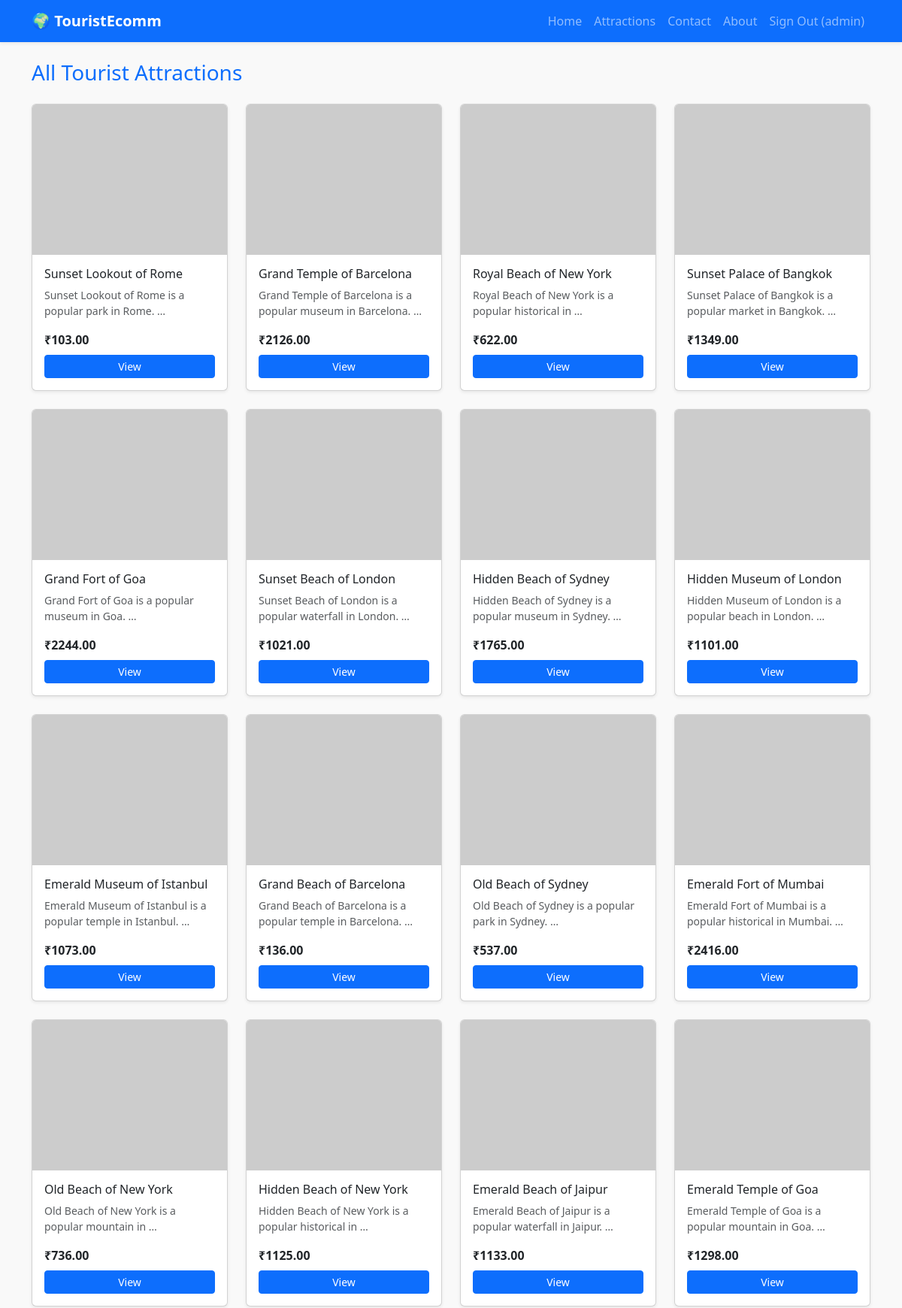
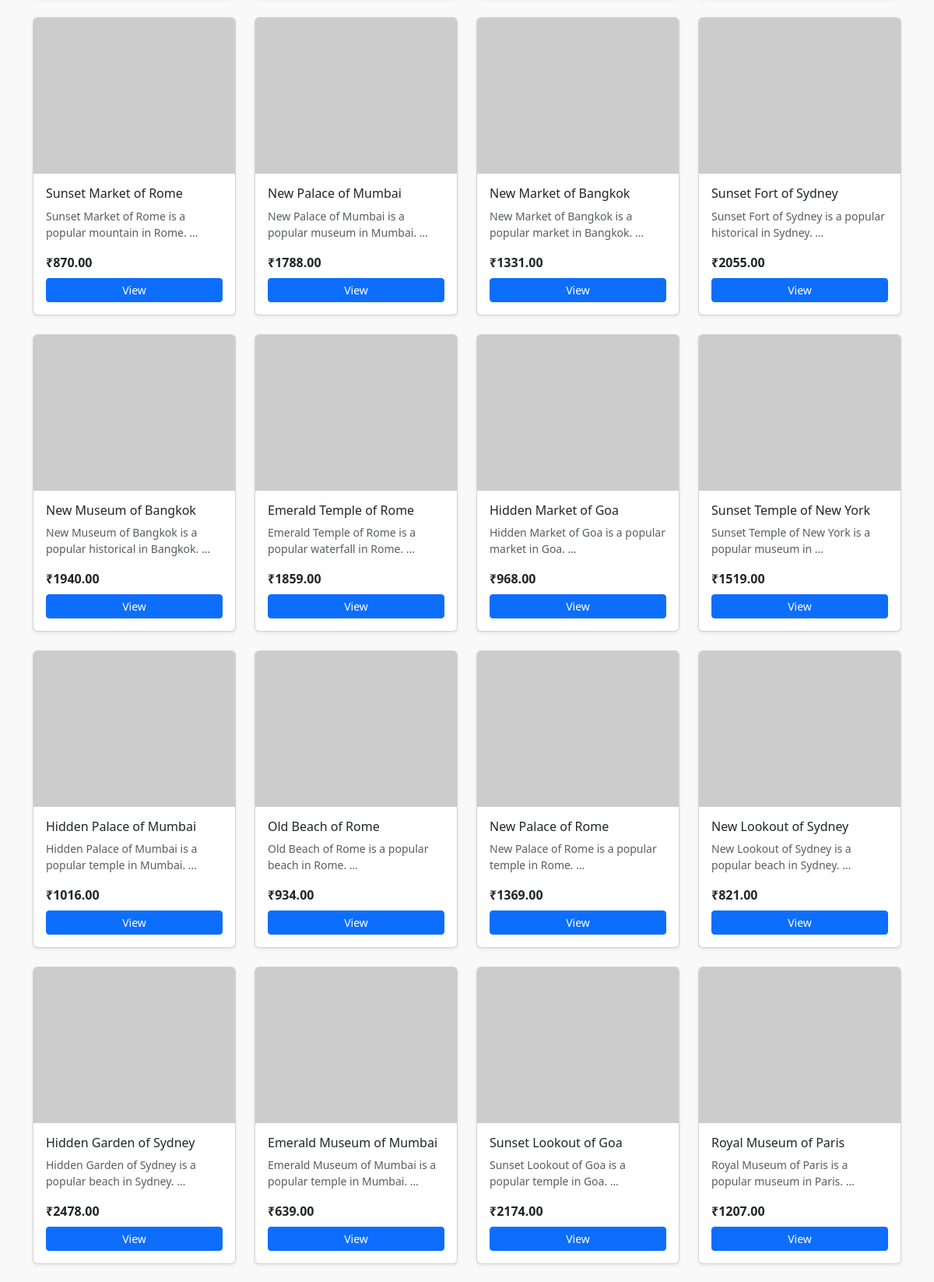
Screenshot of /attractions/ (signed in, upper part) with the database file from the repository (2 pictures, top to bottom).
### store/models.py (models this page shows)
class Attraction(models.Model):
    name = models.CharField(max_length=200)
    slug = models.SlugField(max_length=240, unique=True)
    region = models.ForeignKey(Region, on_delete=models.SET_NULL, null=True, blank=True)
    category = models.CharField(max_length=100, blank=True)
    description = models.TextField(blank=True)
    ticket_price = models.DecimalField(max_digits=8, decimal_places=2, default=0.00)
    image_url = models.URLField(blank=True)
    latitude = models.DecimalField(max_digits=9, decimal_places=6, null=True, blank=True)
    longitude = models.DecimalField(max_digits=9, decimal_places=6, null=True, blank=True)
    opening_hours = models.CharField(max_length=200, blank=True)
    available = models.BooleanField(default=True)
    created_at = models.DateTimeField(auto_now_add=True)

### store/views.py (the view)
# urls.py: path('attractions/', views.attractions_list, name='attractions_list'),
def attractions_list(request):
    attractions = Attraction.objects.all()
    return render(request, 'store/attractions_list.html', {'attractions': attractions})

### store/templates/store/attractions_list.html (shortened to what this page needs)
{% extends 'store/base.html' %}
{% block content %}
<h3 class="mb-4 text-primary">All Tourist Attractions</h3>
<div class="row">
  {% for a in attractions %}
  <div class="col-6 col-md-4 col-lg-3 mb-4">
    <div class="card h-100 shadow-sm">
      <img src="{{ a.image_url }}" class="card-img-top" alt="{{ a.name }}">
      <div class="card-body d-flex flex-column">
        <h6 class="card-title">{{ a.name }}</h6>
        <p class="card-text small text-muted">{{ a.description|truncatewords:10 }}</p>
        <p class="fw-bold mt-auto mb-2">₹{{ a.ticket_price }}</p>
        <a class="btn btn-sm btn-primary w-100" href="{% url 'attraction_detail' a.slug %}">View</a>
      </div>
    </div>
  </div>
  {% empty %}
    <p>No attractions available right now.</p>
  {% endfor %}
</div>
{% endblock %}

### store/templates/store/base.html (shortened to what this page needs)
<!DOCTYPE html>
<html lang="en">
<head>
  <link href="https://cdn.jsdelivr.net/npm/bootstrap@5.3.2/dist/css/bootstrap.min.css" rel="stylesheet">
</head>
<body>
  <nav class="navbar navbar-expand-lg navbar-dark bg-primary shadow-sm">
    <div class="container">
      <a class="navbar-brand fw-bold" href="{% url 'home' %}">🌍 TouristEcomm</a>
      <div class="collapse navbar-collapse" id="navmenu">
        <ul class="navbar-nav ms-auto">
            {% if user.is_authenticated %}
                <li class="nav-item"><a class="nav-link" href="{% url 'home' %}">Home</a></li>
                <li class="nav-item"><a class="nav-link" href="{% url 'attractions_list' %}">Attractions</a></li>
                <li class="nav-item"><a class="nav-link" href="{% url 'contact' %}">Contact</a></li>
                <li class="nav-item"><a class="nav-link" href="{% url 'about' %}">About</a></li>
                <li class="nav-item"><a class="nav-link" href="{% url 'signout' %}">Sign Out ({{ user.username }})</a></li>
            {% endif %}
        </ul>
      </div>
    </div>
  </nav>
  <div class="container my-4">
    {% block content %}{% endblock %}
  </div>
</body>
</html>

### store/templates/store/base.html (style rules this page uses)
body { background-color: #f9f9f9; }
.card-img-top { height: 200px; object-fit: cover; }

### rows the page displays
Attraction: name "Sunset Lookout of Rome", description "Sunset Lookout of Rome is a popular park in Rome. …", ticket_price "103.00"
Attraction: name "Grand Temple of Barcelona", description "Grand Temple of Barcelona is a popular museum in Barcelona. …", ticket_price "2126.00"
Attraction: name "Royal Beach of New York", description "Royal Beach of New York is a popular historical in …", ticket_price "622.00"
Attraction: name "Sunset Palace of Bangkok", description "Sunset Palace of Bangkok is a popular market in Bangkok. …", ticket_price "1349.00"
Attraction: name "Grand Fort of Goa", description "Grand Fort of Goa is a popular museum in Goa. …", ticket_price "2244.00"
Attraction: name "Sunset Beach of London", description "Sunset Beach of London is a popular waterfall in London. …", ticket_price "1021.00"
Attraction: name "Hidden Beach of Sydney", description "Hidden Beach of Sydney is a popular museum in Sydney. …", ticket_price "1765.00"
Attraction: name "Hidden Museum of London", description "Hidden Museum of London is a popular beach in London. …", ticket_price "1101.00"
Attraction: name "Emerald Museum of Istanbul", description "Emerald Museum of Istanbul is a popular temple in Istanbul. …", ticket_price "1073.00"
Attraction: name "Grand Beach of Barcelona", description "Grand Beach of Barcelona is a popular temple in Barcelona. …", ticket_price "136.00"
Attraction: name "Old Beach of Sydney", description "Old Beach of Sydney is a popular park in Sydney. …", ticket_price "537.00"
Attraction: name "Emerald Fort of Mumbai", description "Emerald Fort of Mumbai is a popular historical in Mumbai. …", ticket_price "2416.00"
Attraction: name "Old Beach of New York", description "Old Beach of New York is a popular mountain in …", ticket_price "736.00"
Attraction: name "Hidden Beach of New York", description "Hidden Beach of New York is a popular historical in …", ticket_price "1125.00"
Attraction: name "Emerald Beach of Jaipur", description "Emerald Beach of Jaipur is a popular waterfall in Jaipur. …", ticket_price "1133.00"
Attraction: name "Emerald Temple of Goa", description "Emerald Temple of Goa is a popular mountain in Goa. …", ticket_price "1298.00"
Attraction: name "Sunset Market of Rome", description "Sunset Market of Rome is a popular mountain in Rome. …", ticket_price "870.00"
Attraction: name "New Palace of Mumbai", description "New Palace of Mumbai is a popular museum in Mumbai. …", ticket_price "1788.00"
Attraction: name "New Market of Bangkok", description "New Market of Bangkok is a popular market in Bangkok. …", ticket_price "1331.00"
Attraction: name "Sunset Fort of Sydney", description "Sunset Fort of Sydney is a popular historical in Sydney. …", ticket_price "2055.00"
Attraction: name "New Museum of Bangkok", description "New Museum of Bangkok is a popular historical in Bangkok. …", ticket_price "1940.00"
Attraction: name "Emerald Temple of Rome", description "Emerald Temple of Rome is a popular waterfall in Rome. …", ticket_price "1859.00"
Attraction: name "Hidden Market of Goa", description "Hidden Market of Goa is a popular market in Goa. …", ticket_price "968.00"
Attraction: name "Sunset Temple of New York", description "Sunset Temple of New York is a popular museum in …", ticket_price "1519.00"
Attraction: name "Hidden Palace of Mumbai", description "Hidden Palace of Mumbai is a popular temple in Mumbai. …", ticket_price "1016.00"
Attraction: name "Old Beach of Rome", description "Old Beach of Rome is a popular beach in Rome. …", ticket_price "934.00"
Attraction: name "New Palace of Rome", description "New Palace of Rome is a popular temple in Rome. …", ticket_price "1369.00"
Attraction: name "New Lookout of Sydney", description "New Lookout of Sydney is a popular beach in Sydney. …", ticket_price "821.00"
Attraction: name "Hidden Garden of Sydney", description "Hidden Garden of Sydney is a popular beach in Sydney. …", ticket_price "2478.00"
Attraction: name "Emerald Museum of Mumbai", description "Emerald Museum of Mumbai is a popular temple in Mumbai. …", ticket_price "639.00"
Attraction: name "Sunset Lookout of Goa", description "Sunset Lookout of Goa is a popular temple in Goa. …", ticket_price "2174.00"
Attraction: name "Royal Museum of Paris", description "Royal Museum of Paris is a popular museum in Paris. …", ticket_price "1207.00"

### other values shown
{{ user.username }} "admin"
